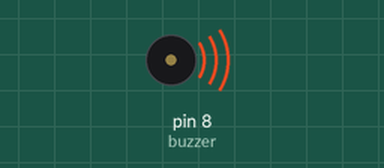
Recording of a sketch running on a simulated Arduino Uno, built with avr-gcc and run on an emulated ATmega328P. Parts: buzzer (waves = sounding).

Above: at 0.2 s.
At 11.12 s:
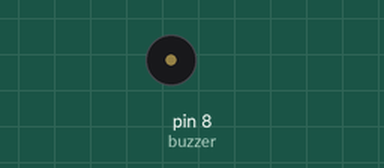
Timing chart, 0 to 11.5 s (numbered marks = the images above):
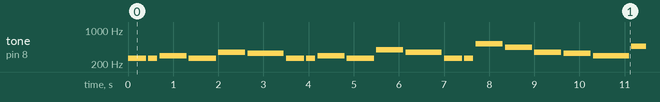

Measured:
- by itself, tone on pin 8 (buzzer): plays 262 Hz for 0.40 s, 262 Hz for 0.20 s, 294 Hz for 0.60 s, 262 Hz for 0.60 s, 349 Hz for 0.60 s, 330 Hz for 0.80 s … (187 notes in this stretch)

The sketch:

happy_birthday.ino
```cpp
int buzzer = 8;

// Note (Hz)
#define C4 262
#define D4 294
#define E4 330
#define F4 349
#define G4 392
#define A4 440
#define B4 494
#define C5 523
#define Bb4 466  // Si bemolle


void setup() {
  pinMode(buzzer, OUTPUT);
}

void loop() {
  // "Buon Compleanno" melody
  int melody[] = {
    C4, C4, D4, C4, F4, E4,   // Buon compleanno a te
    C4, C4, D4, C4, G4, F4,   // Buon compleanno a te
    C4, C4, C5, A4, F4, E4, D4, // Buon compleanno caro/a [nome]
    Bb4, Bb4, A4, F4, G4, F4,    // Buon compleanno a te
  };

  // Durata delle note (millisecondi)
  int duration[] = {
    400, 200, 600, 600, 600, 800,
    400, 200, 600, 600, 600, 800,
    400, 200, 600, 600, 600, 600, 800,
    400, 200, 600, 600, 600, 800
  };

  int notes = sizeof(melody)/sizeof(melody[0]);

  for (int i = 0; i < notes; i++) {
    tone(buzzer, melody[i], duration[i]);
    delay(duration[i] + 50); // piccola pausa tra le note
  }

  delay(3000); // pausa prima di ripetere
}
```
